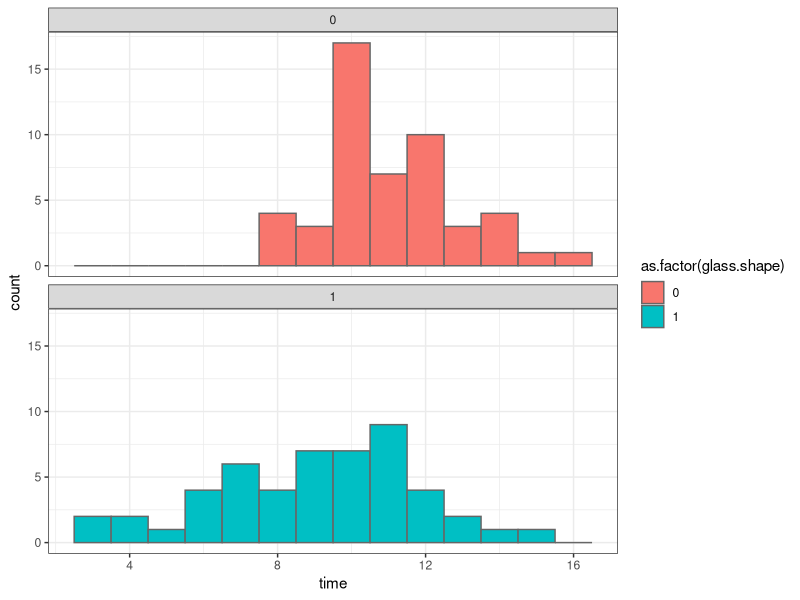
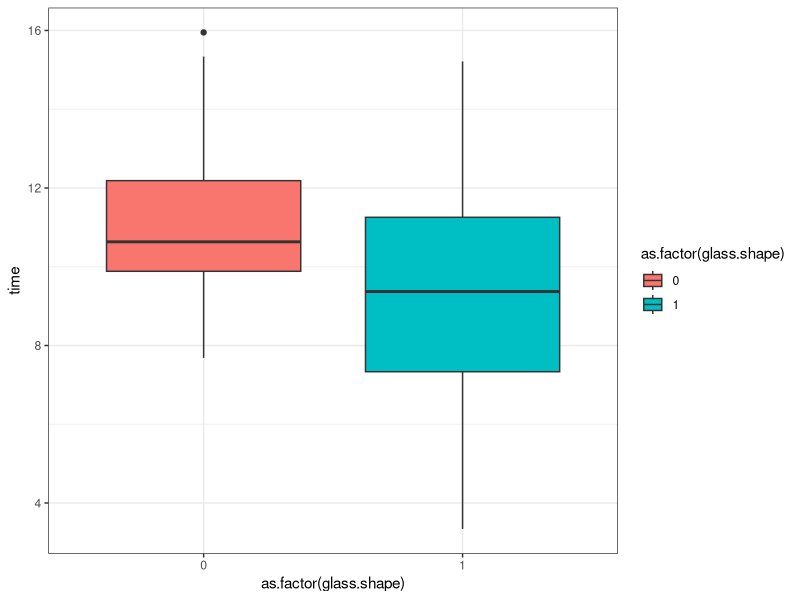

R code for these plots, in order:
## ---- chunk 1
#make sure you've run:
  #install.packages(c("ggplot2","data.table")) 
#...once
library("ggplot2")
library("data.table")
## ---- chunk 2
beer = fread("data/beerdat.csv")
ggplot(beer) + 
     geom_histogram(aes(time, fill = as.factor(glass.shape)), binwidth = 1, color = "grey40")  + 
     facet_wrap(~glass.shape, ncol = 1) + 
     theme_bw() 
## ---- chunk 3
#your code here
ggplot(beer, aes(x = as.factor(glass.shape), y = time)) + 
     geom_boxplot(aes(fill = as.factor(glass.shape))) + 
     theme_bw()
## ---- chunk 4
A <- matrix(data = c(2,1,1,  -5,-3,0,   1,1,-1), ncol = 3, byrow = T)
A

solve(A)
